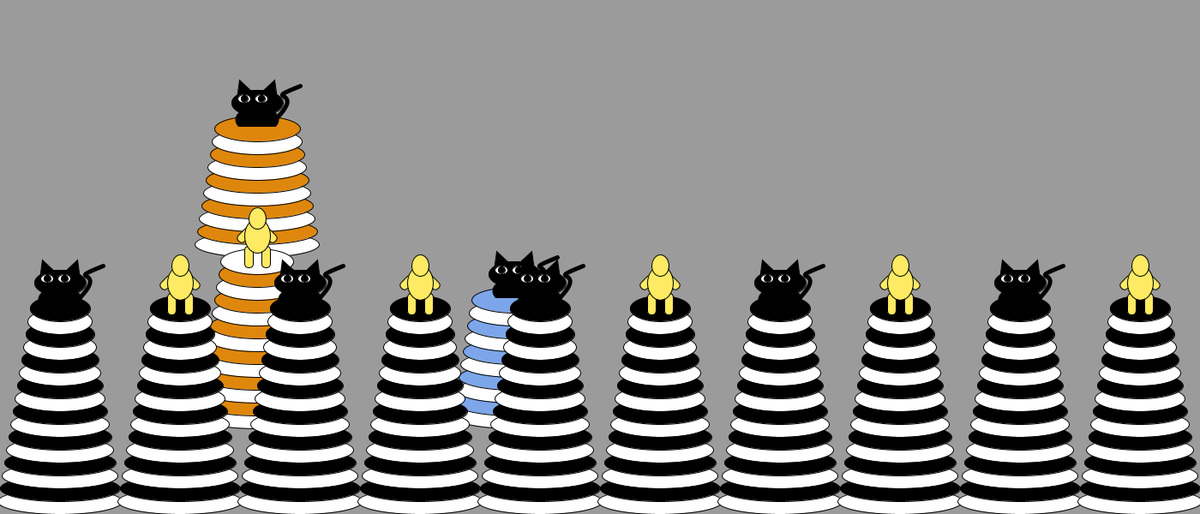
Frame 1 (no input)
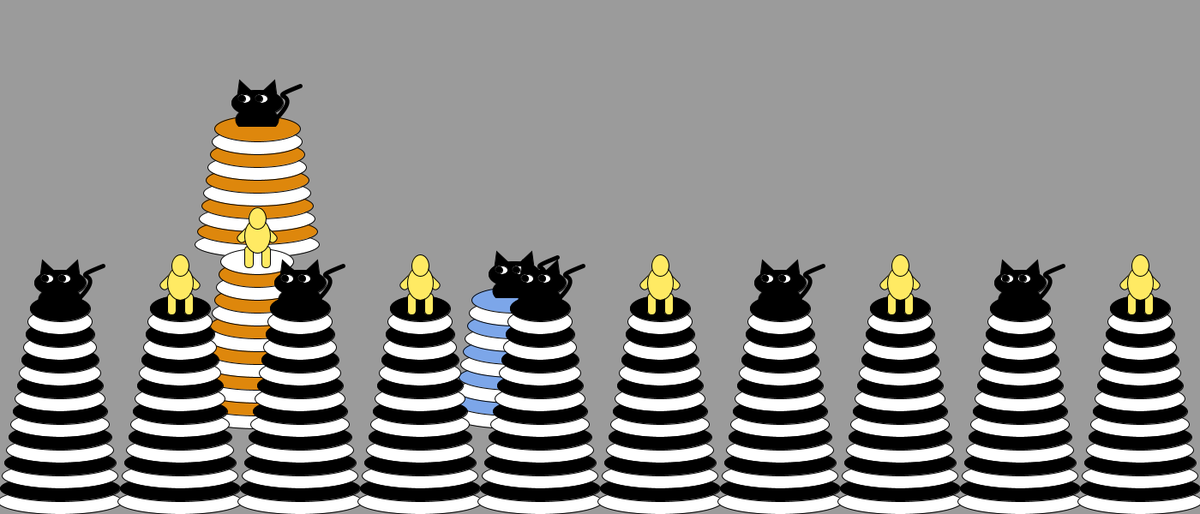
Frame 60 (the mouse pressed at the canvas centre just before this capture)
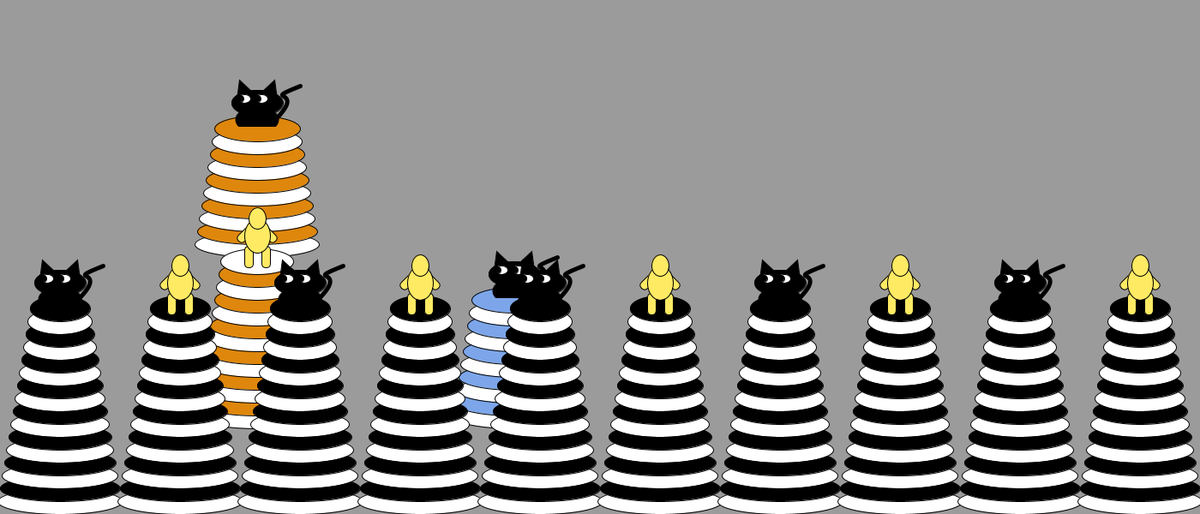
Frame 120 (the mouse held since frame 60 and released just before this capture)

The Processing sketch that drew these frames (run headless with seeded random() and noise(); from frame 60 on, the mouse is pressed at the canvas centre):

// Processing sketch: loop_practice_places
// ── loop_practice_places.pde
float kittyEyesOffset = 0;
float kittyEyesDx = 0.15;

int isCat = (int) random(2); 
/* 
Fun practice challenge with loops! 
1. Make 10 towers using a loop! 
2. How can you alternate between drawing a person and drawing a cat in the loop? 
3. How do you make the cats eyes move? What variable should you change? 
-- hint, read the kitty() function, and the variables up there! it should be a very easy change. 
*/
void setup() {
  size(1400, 600);
  rectMode(CENTER);

}

void draw() {
  background(155);
  if (isCat == 1) {
    tower(300, 300, 200, "kitty", color(222, 135, 12));
  } else {
    tower(300, 300, 200, "person", color(222, 135, 12));
  }
  tower(300, 500, 400, "person", color(222, 135, 12));
  tower(600, 500, 200, "kitty", color(124, 166, 233));
    for(float b=0; b<1400; b=b+140) {
      if(b%280==0) {
      tower(b + 70, 600, 500, "kitty", color (0,0,0));
      } else {
    tower(b + 70, 600, 500, "person", color(0,0,0));
      }
  }
}

void tower(float xCenter, float yBottom, float h, String figure, color col) {
  float spacing = 30;
  int numLayers = (int) max(h / spacing, 10);
  for (int n = 1; n <= numLayers; n++) {
    if (n % 2 == 0) {
      fill(col);
    } else {
      fill(255);
    }
    ellipse(xCenter,
      yBottom - n * spacing * .5, 150 - n * 5, spacing);
  }
  // figure on top
  float towerTop = yBottom - numLayers * spacing * .5;
  if (figure == "kitty") {
    kitty(xCenter, towerTop);
  } else {
    person(xCenter, towerTop);
  }
}

void kitty(float xCenter, float towerTop) {
  fill(0);
  arc(xCenter, towerTop - 10, 50, 30, radians(150), radians(390), CHORD);
  // tail
  noFill();
  strokeWeight(5);
  bezier(xCenter + 50, towerTop - 50,
    xCenter, towerTop - 30, xCenter + 60, towerTop - 50,
    xCenter + 20, towerTop - 10);
  fill(0);
  strokeWeight(1);
  for (int ear = -1; ear <= 1; ear = ear + 2) {
    push();
    translate(xCenter, towerTop);
    rotate(radians(ear * 20));
    triangle(-10, -40, 10, -40, 0, -60);
    pop();
  }
  // face
  ellipse(xCenter, towerTop - 30, 60, 30);
  fill(255);
  ellipse(xCenter - 15, towerTop - 35, 15, 10);
  ellipse(xCenter + 5, towerTop - 35, 15, 10);

  // eyes, oscillate
  fill(0);
  ellipse(xCenter - 15 + kittyEyesOffset, towerTop - 35, 8, 8);
  ellipse(xCenter + 5 + kittyEyesOffset, towerTop - 35, 8, 8);
  
  kittyEyesOffset += kittyEyesDx;
  if (kittyEyesOffset >= 8 || kittyEyesOffset <= -8) {
    kittyEyesDx = -kittyEyesDx;
  }
}



void person(float xCenter, float towerTop) {
  fill(255, 234, 99);
  // legs
  rect(xCenter + 10, towerTop - 5, 10, 25, 80);
  rect(xCenter - 10, towerTop - 5, 10, 25, 80);

  // arms
  push();
  translate(xCenter, towerTop - 45);
  rotate(radians(-45));
  rect(0, 10, 10, 40, 70);
  rotate(radians(90));
  rect(0, 10, 10, 40, 70);
  pop();

  ellipse(xCenter, towerTop - 30, 30, 40);
  ellipse(xCenter, towerTop - 50, 20, 25);
}
